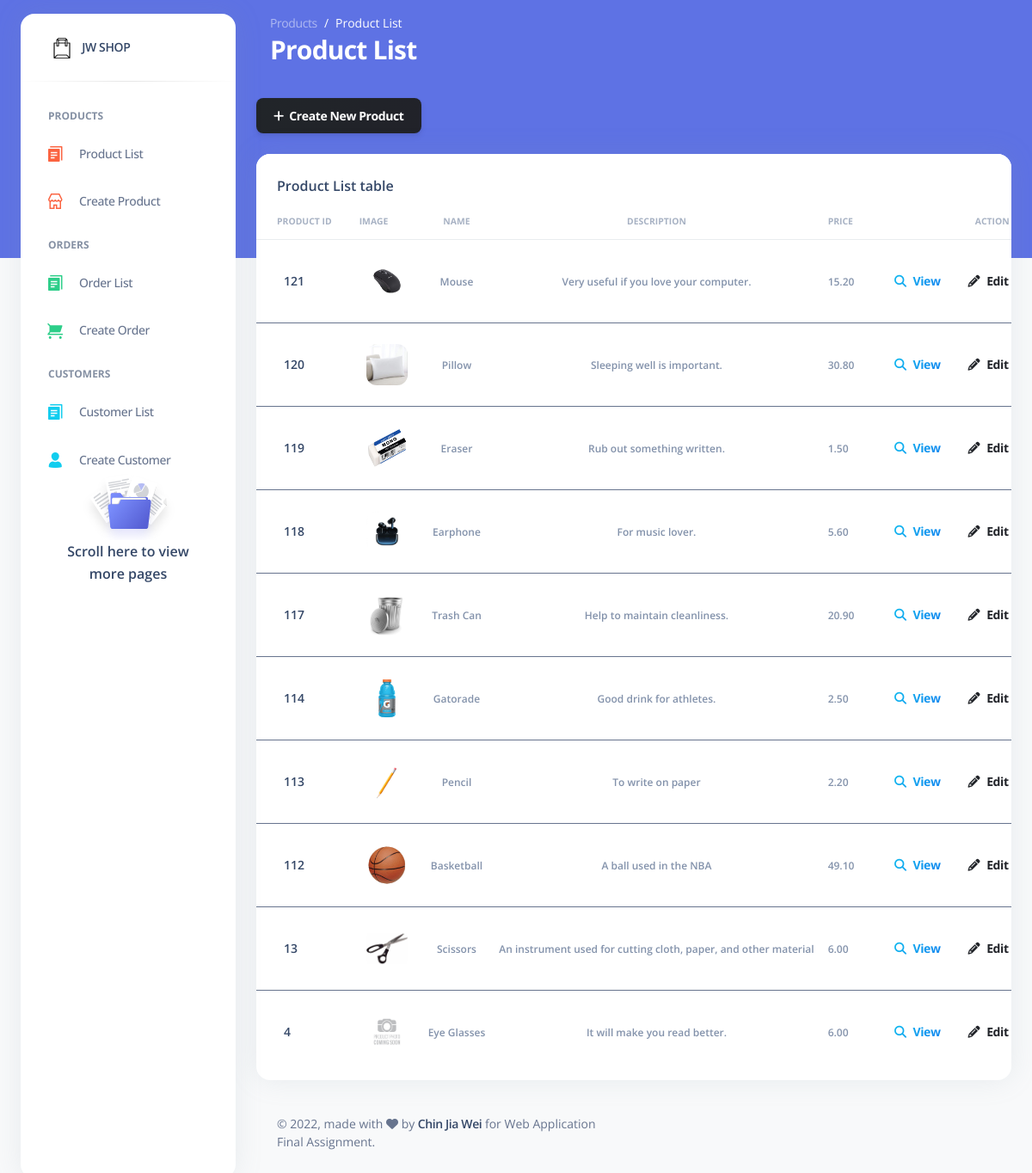
/product_read.php (signed in), run on the app's committed database.
### tables this page shows
CREATE TABLE IF NOT EXISTS `products` (
  `id` int(11) NOT NULL AUTO_INCREMENT,
  `name` varchar(128) NOT NULL,
  `description` text NOT NULL,
  `price` decimal(10,2) NOT NULL,
  `product_image` varchar(255) DEFAULT NULL,
  `created` datetime NOT NULL DEFAULT CURRENT_TIMESTAMP,
  `modified` timestamp NOT NULL DEFAULT CURRENT_TIMESTAMP ON UPDATE CURRENT_TIMESTAMP,
  PRIMARY KEY (`id`)
);

### product_read.php (the view, shortened to what this page needs)
<!DOCTYPE html>
<html lang="en">
<head>
  <link href="assets/css/nucleo-icons.css" rel="stylesheet" />
  <link href="assets/css/nucleo-svg.css" rel="stylesheet" />
  <link href="assets/css/nucleo-svg.css" rel="stylesheet" />
  <link id="pagestyle" href="assets/css/argon-dashboard.css?v=2.0.2" rel="stylesheet" />
</head>
<?php
include 'database/connection.php';
$query = "SELECT id, name, description, price, product_image FROM products ORDER BY id DESC";
$stmt = $con->prepare($query);
$stmt->execute();
$num = $stmt->rowCount();
?>
<body class="g-sidenav-show bg-gray-100">
  <div class="min-height-300 bg-primary position-absolute w-100"></div>
  <?php
  include 'nav.php';
  ?>
  <main class="main-content position-relative border-radius-lg ">
    <nav class="navbar navbar-main navbar-expand-lg px-0 mx-4 shadow-none border-radius-xl " id="navbarBlur" data-scroll="false">
      <div class="container-fluid py-1 px-3">
        <nav aria-label="breadcrumb">
          <ol class="breadcrumb bg-transparent mb-0 pb-0 pt-1 px-0 me-sm-6 me-5">
            <li class="breadcrumb-item text-sm"><a class="opacity-5 text-white" href="javascript:;">Products</a></li>
            <li class="breadcrumb-item text-sm text-white active" aria-current="page">Product List</li>
          </ol>
          <h3 class="font-weight-bolder text-white mb-0">Product List</h3>
        </nav>
      </div>
    </nav>
    <div class="container-fluid py-4">
      <div class="col-12 text-start pb-4">
        <a class="btn bg-gradient-dark mb-0" href="product_create.php"><i class="fas fa-plus"></i>&nbsp;&nbsp;Create New Product</a>
      </div>
      <div class="row">
        <div class="col-12">
          <div class="card mb-4">
            <div class="card-header pb-0">
              <h6>Product List table</h6>
            </div>
            <div class="card-body px-0 pt-0 pb-2">
              <div class="table-responsive p-0">
                <?php if ($num > 0) { ?>
                  <table class="table align-items-center mb-0">
                    <thead>
                      <tr>
                        <th class="text-uppercase text-secondary text-xxs font-weight-bolder opacity-7">Product ID</th>
                        <th class="text-uppercase text-secondary text-xxs font-weight-bolder opacity-7 ps-2">Image</th>
                        <th class="text-center text-uppercase text-secondary text-xxs font-weight-bolder opacity-7">Name</th>
                        <th class="text-center text-uppercase text-secondary text-xxs font-weight-bolder opacity-7">Description</th>
                        <th class="text-uppercase text-secondary text-xxs font-weight-bolder opacity-7 ps-2">Price</th>
                        <th class="text-center text-uppercase text-secondary text-xxs font-weight-bolder opacity-7">Action</th>
                      </tr>
                    </thead>
                  <?php
                  while ($row = $stmt->fetch(PDO::FETCH_ASSOC)) {
                    extract($row);
                    echo "<tbody>";
                    echo "<tr>";
                    echo "<td>";
                    echo "<div class='d-flex px-4 py-3'>";
                    echo "<div class='d-flex flex-column justify-content-center'>";
                    echo "<h6 class='mb-0 text-sm'>{$id}</h6>";
                    echo "</div>";
                    echo "</div>";
                    echo "</td>";
                    echo "<td>";
                    echo "<div class='d-flex px-2 py-3'>";
                    echo "<div>";
                    if ($product_image == "") {
                      echo "<img src ='uploads/default_product_image.png' class='avatar' width='100px' height='100px'>";
                    } else {
                      echo "<img src ='uploads/{$product_image}' class='avatar' width='100px' height='100px'>";
                    }
                    echo "</div>";
                    echo "</div>";
                    echo "</td>";
                    echo "<td class='align-middle text-center text-sm'>";
                    echo "<span class='text-secondary text-xs font-weight-bold'>{$name}</span>";
                    echo "</td>";
                    echo "<td class='align-middle text-center'>";
                    echo "<span class='text-secondary text-xs font-weight-bold'>{$description}</span>";
                    echo "</td>";
                    echo "<td class'align-middle text-center'>";
                    echo "<span class='text-secondary text-xs font-weight-bold'>{$price}</span>";
                    echo "</td>";
                    echo "<td class='align-middle text-center'>";
                    echo "<a class='btn btn-link text-info text-gradient px-3 mb-0' href='product_read_one.php?id={$id}'><i class='fas fa-search me-2'></i>View</a>";
                    echo "<a class='btn btn-link text-dark text-gradient px-3 mb-0' href='product_update.php?id={$id}'><i class='fas fa-pencil-alt text-dark me-2'></i>Edit</a>";
                    echo "</td>";
                  }
                  echo "</table>";
                }
                else {
                  echo "<div class='alert alert-danger'>No records found.</div>";
                }
                  ?>
              </div>
            </div>
          </div>
        </div>
      </div>
      <?php
      include("footer.php");
      ?>
</body>
</html>

### data on the page
products: id "121", product_image (picture), name "Mouse", description "Very useful if you love your computer.", price "15.20"
products: id "120", product_image (picture), name "Pillow", description "Sleeping well is important.", price "30.80"
products: id "119", product_image (picture), name "Eraser", description "Rub out something written.", price "1.50"
products: id "118", product_image (picture), name "Earphone", description "For music lover.", price "5.60"
products: id "117", product_image (picture), name "Trash Can", description "Help to maintain cleanliness.", price "20.90"
products: id "114", product_image (picture), name "Gatorade", description "Good drink for athletes.", price "2.50"
products: id "113", product_image (picture), name "Pencil", description "To write on paper", price "2.20"
products: id "112", product_image (picture), name "Basketball", description "A ball used in the NBA", price "49.10"
products: id "13", product_image (picture), name "Scissors", description "An instrument used for cutting cloth, paper, and other material", price "6.00"
products: id "4", name "Eye Glasses", description "It will make you read better.", price "6.00"
